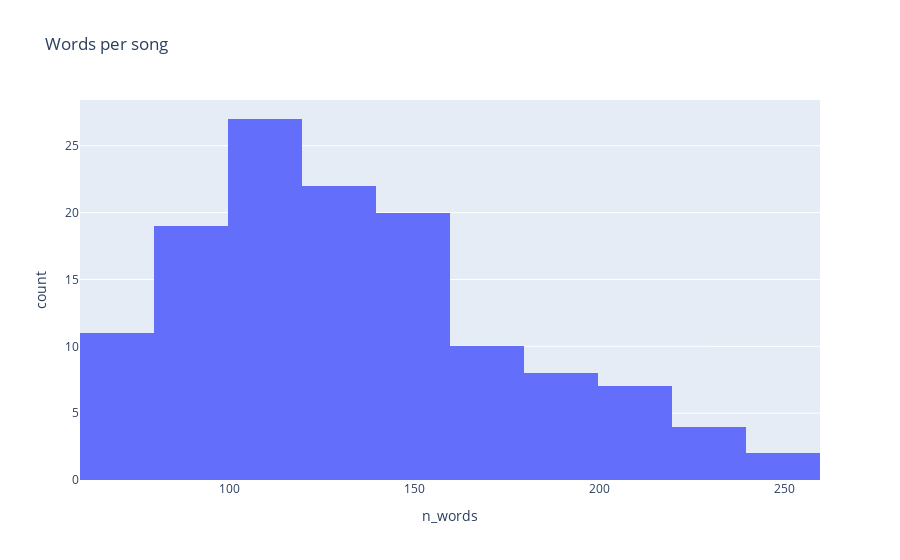

Source (notebook cell):
### Code cell
# distribution words per song
fig = px.histogram(song_df, x='n_words', title='Words per song')
fig.show()

### Figure 1 — Plotly figure (JSON) as saved in the notebook; plotly's stock layout.template omitted (floating-point values rounded to 4 significant figures; data arrays with more than 128 entries replaced by an {"elided": "..."} marker saying what was removed)
{"data": [{"alignmentgroup": "True", "bingroup": "x", "hovertemplate": "n_words=%{x}<br>count=%{y}<extra></extra>", "legendgroup": "", "marker": {"color": "#636efa", "pattern": {"shape": ""}}, "name": "", "offsetgroup": "", "orientation": "v", "showlegend": false, "type": "histogram", "x": {"elided": "130 int values"}, "xaxis": "x", "yaxis": "y"}], "layout": {"barmode": "relative", "legend": {"tracegroupgap": 0}, "title": {"text": "Words per song"}, "xaxis": {"anchor": "y", "domain": [0, 1], "title": {"text": "n_words"}}, "yaxis": {"anchor": "x", "domain": [0, 1], "title": {"text": "count"}}}}
